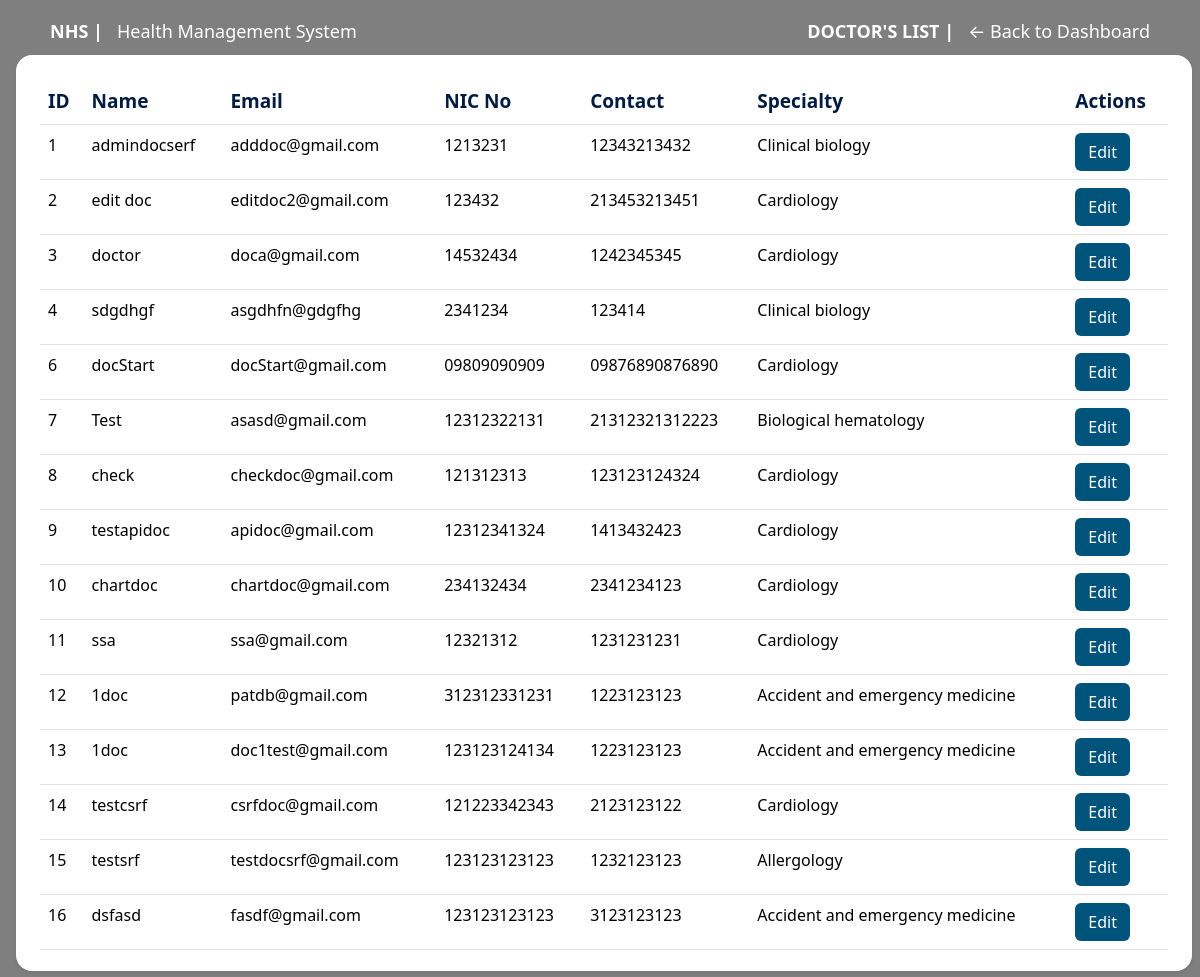
/admin/doctors (signed in), run on the app's committed database.
### models/doctor.py (models this page shows, shortened)
class Doctor(db.Model, UserMixin):
    __tablename__ = 'doctor'
    doc_id = db.Column(db.Integer, primary_key=True, autoincrement=True)
    doc_email = db.Column(db.String(225), unique=True, nullable=False)
    doc_name = db.Column(db.String(225), nullable=False)
    doc_password = db.Column(db.String(225), nullable=False)
    doc_nic = db.Column(db.String(15), nullable=True)
    doc_tel = db.Column(db.String(15), nullable=True)
    specialty_id = db.Column(db.Integer, db.ForeignKey('specialities.id', ondelete='CASCADE'), nullable=True)
    appointments = db.relationship(
        'Appointment',
        back_populates='doctor',
        cascade='all, delete-orphan'
    )
    schedules = db.relationship(
        'DocSchedule',
        back_populates='doctor',
        cascade='all, delete-orphan',
        passive_deletes=True
    )

### models/specialities.py (models this page shows, shortened)
class Specialities(db.Model):
    __tablename__ = 'specialities'
    id = db.Column(db.Integer, primary_key=True, autoincrement=True)
    s_name = db.Column(db.String(50), unique=True, nullable=False)
    description = db.Column(db.String(255), nullable=True)
    doctors = db.relationship('Doctor', backref='speciality', lazy=True)

### app/routes/admin/doctors_list.py (the view)
@csrf.exempt
@admin_bp.route('/doctors', methods=['GET', 'POST'])
@login_required
def doctors_list():
    if not hasattr(current_user, 'a_email') or current_user.a_email != "admin@nhshospital.com":
        return redirect(url_for('auth.login'))
    doctors = Doctor.query.all()
    specialities = Specialities.query.all()
    return render_template('admin/doctors_list.html', doctors=doctors, specialities = specialities)

### app/templates/admin/doctors_list.html (shortened to what this page needs)
{% extends 'layout.html' %}
{% block body %} landing-page {% endblock %}
{% block navbar %}
<div class="container nav_bar">
    <div class="d-flex justify-content-between align-items-center mt-2">
        <div><a href="{{ url_for('main.landing_page') }}"><strong>NHS |</strong> &nbsp; Health Management System</a></div>
        <div><a href="{{ url_for('admin.dashboard') }}"><strong>DOCTOR'S LIST |</strong> &nbsp; ← Back to Dashboard</a></div>
    </div>
</div>
{% endblock %}
{% block body__content %}
<div class="main_container  mx-3 bg-white p-4 shadow-sm rounded-4"
     style="width: 98%; height: 91vh; overflow-y: auto;">
    <table class="table table-hover">
        <thead>
            <tr>
                <th>ID</th>
                <th>Name</th>
                <th>Email</th>
                <th>NIC No</th>
                <th>Contact</th>
                <th>Specialty</th>
                <th>Actions</th>
            </tr>
        </thead>
        <tbody>
            {% for doctor in doctors %}
            <tr>
                <td>{{ doctor.doc_id }}</td>
                <td>{{ doctor.doc_name }}</td>
                <td>{{ doctor.doc_email }}</td>
                <td>{{ doctor.doc_nic }}</td>
                <td>{{ doctor.doc_tel }}</td>
                <td>{{ doctor.speciality.s_name }}</td>
                <td>
                    <button type="button" class="detail_btn btn btn-edit "><a href="{{ url_for('admin.edit_doctor', doctor_id = doctor.doc_id) }}">Edit</a></button>
                </td>
            </tr>
            {% endfor %}
        </tbody>
    </table>
</div>
{% endblock %}

### app/static/css/main.css (style rules this page uses)
body.landing-page { background-image: url("/static/images/hospital_pic.jpg"); display: flex; background-size: cover; background-position: center; background-repeat: no-repeat; height: 100vh; margin: 0; padding: 0; display: flex; flex-direction: column; position: relative; overflow: hidden; }
body.landing-page::before { content: ""; position: absolute; top: 0; left: 0; width: 100%; height: 100%; background-color: rgba(0, 0, 0, 0.5); z-index: 0; }
a { text-decoration: none; }
.main_container, .nav_bar { position: relative; z-index: 1; }
.nav_bar a { color: white; text-decoration: none; }
.nav_bar { color: white; font-size: large; }
.nav_bar { padding: 10px 20px; width: 100%; top: 0; left: 0; z-index: 100; }
.detail_btn { color: white; background-color: #00537A; }
.detail_btn a { text-decoration: none; color: white; }
.table th { font-size: 1.19rem; color: #011c40; }
a { color: white }

### data on the page
Doctor: doc_id "1", doc_name "admindocserf", doc_email "adddoc@gmail.com", doc_nic "1213231", doc_tel "12343213432", speciality.s_name "Clinical biology"
Doctor: doc_id "2", doc_name "edit doc", doc_email "editdoc2@gmail.com", doc_nic "123432", doc_tel "213453213451", speciality.s_name "Cardiology"
Doctor: doc_id "3", doc_name "doctor", doc_email "doca@gmail.com", doc_nic "14532434", doc_tel "1242345345", speciality.s_name "Cardiology"
Doctor: doc_id "4", doc_name "sdgdhgf", doc_email "asgdhfn@gdgfhg", doc_nic "2341234", doc_tel "123414", speciality.s_name "Clinical biology"
Doctor: doc_id "6", doc_name "docStart", doc_email "docStart@gmail.com", doc_nic "09809090909", doc_tel "09876890876890", speciality.s_name "Cardiology"
Doctor: doc_id "7", doc_name "Test", doc_email "asasd@gmail.com", doc_nic "12312322131", doc_tel "21312321312223", speciality.s_name "Biological hematology"
Doctor: doc_id "8", doc_name "check", doc_email "checkdoc@gmail.com", doc_nic "121312313", doc_tel "123123124324", speciality.s_name "Cardiology"
Doctor: doc_id "9", doc_name "testapidoc", doc_email "apidoc@gmail.com", doc_nic "12312341324", doc_tel "1413432423", speciality.s_name "Cardiology"
Doctor: doc_id "10", doc_name "chartdoc", doc_email "chartdoc@gmail.com", doc_nic "234132434", doc_tel "2341234123", speciality.s_name "Cardiology"
Doctor: doc_id "11", doc_name "ssa", doc_email "ssa@gmail.com", doc_nic "12321312", doc_tel "1231231231", speciality.s_name "Cardiology"
Doctor: doc_id "12", doc_name "1doc", doc_email "patdb@gmail.com", doc_nic "312312331231", doc_tel "1223123123", speciality.s_name "Accident and emergency medicine"
Doctor: doc_id "13", doc_name "1doc", doc_email "doc1test@gmail.com", doc_nic "123123124134", doc_tel "1223123123", speciality.s_name "Accident and emergency medicine"
Doctor: doc_id "14", doc_name "testcsrf", doc_email "csrfdoc@gmail.com", doc_nic "121223342343", doc_tel "2123123122", speciality.s_name "Cardiology"
Doctor: doc_id "15", doc_name "testsrf", doc_email "testdocsrf@gmail.com", doc_nic "123123123123", doc_tel "1232123123", speciality.s_name "Allergology"
Doctor: doc_id "16", doc_name "dsfasd", doc_email "fasdf@gmail.com", doc_nic "123123123123", doc_tel "3123123123", speciality.s_name "Accident and emergency medicine"
